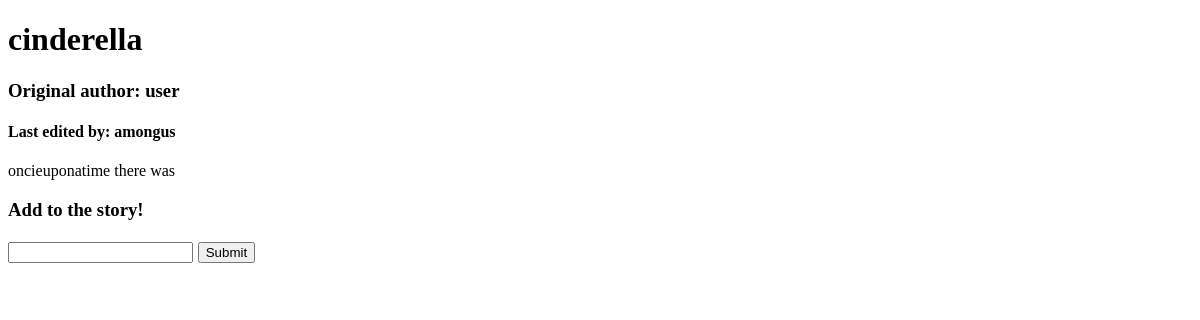
The app's page /route_content/1 (signed in), older data.
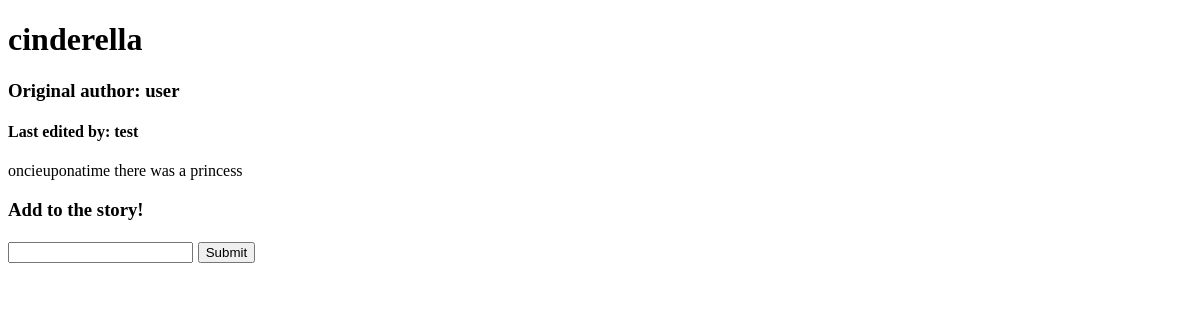
The same page, newer data.
### tables this page shows
CREATE TABLE story_content(id INTEGER, content TEXT, last_editedby TEXT);

### __init__.py (the view, shortened to what this page needs)
@app.route("/route_content/<string:id>", methods=['GET', 'POST'])
def story(id):
    if(session != {}):
        if(request.method == 'GET'):
            if(check_edit(id, session['username'])):
                return render_template("content_page.html", title = retrieve_storytitle(id), content = retrieve_storycontent(id), author = retrieve_storyauthor(id), last_editor = retrieve_storyeditor(id), id=id)
            else:
                return render_template("content_page.html", title = retrieve_storytitle(id), content = retrieve_fullstory(id), author = retrieve_storyauthor(id), last_editor = retrieve_storyeditor(id), id=id)
    else:
        return redirect("/login")

### accounts_db.py (called while the page is built)
def retrieve_storytitle(id): # retrieve title of story using ID
    db = sqlite3.connect(DB_FILE)
    c = db.cursor()
    c.execute('SELECT title FROM stories WHERE id = ?;', [id])
    title = c.fetchone();
    return title[0]

def retrieve_storycontent(id):  # retrieve most recent content of story using ID
    db = sqlite3.connect(DB_FILE)
    c = db.cursor()
    c.execute('SELECT content FROM story_content WHERE id = ? ORDER BY LENGTH(content) DESC LIMIT 1;', [id])
    content = c.fetchone();
    return content[0]

def retrieve_storyeditor(id):
    db = sqlite3.connect(DB_FILE)
    c = db.cursor()
    c.execute('SELECT last_editedby FROM story_content WHERE id = ? ORDER BY LENGTH(content) DESC LIMIT 1;', [id])
    content = c.fetchone();
    return content[0]

def retrieve_storyauthor(id):
    db = sqlite3.connect(DB_FILE)
    c = db.cursor()
    c.execute('SELECT username FROM stories WHERE id = ?;', [id])
    author = c.fetchone();
    return author[0]

### templates/content_page.html (shortened to what this page needs)
<!DOCTYPE html>
<html>
  <head>
  </head>
  <body>
    <h1>
       {{title}}
    </h1>
	<h3>Original author: {{author}}</h3>
	<h4>Last edited by: {{last_editor}}</h4>
	<p>
	{{content}}
	</p>
	<h3>
	  <form action = "{{ url_for('story', id=id) }}" method = 'POST'>
	    <p> Add to the story!  </p>
        <input type="text" name="content">
        <input type="submit" name="sub1">
      </form>
    </h3>
  <body>
</html>

Row changes from the older to the newer data that the page shows:
no longer on this page (row unchanged): story_content: last_editedby "amongus", content "oncieuponatime there was"
added story_content: last_editedby "test", content "oncieuponatime there was a princess"
